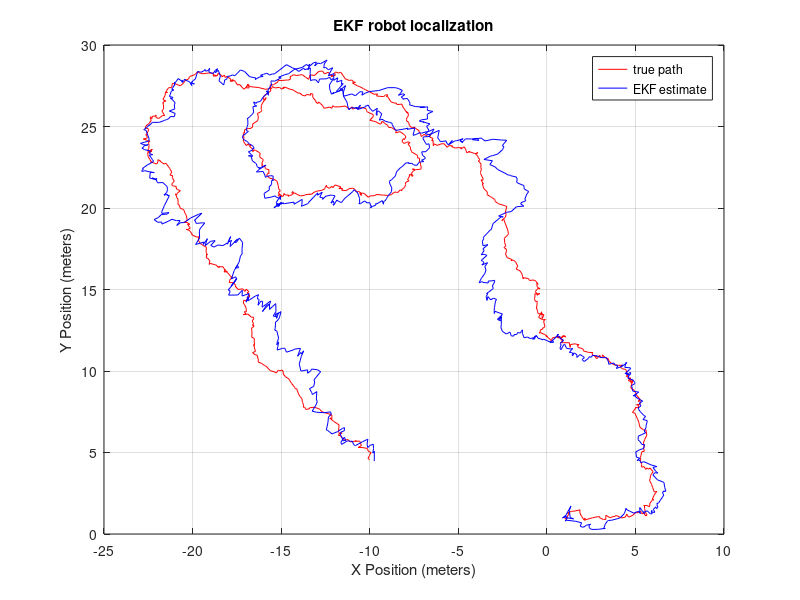

Source code (MATLAB):
%Extended matrix kalman filter v1.0
%BEE499 Ghirmai Spring 2026

%x is the true state. The actual position or value of the object that we
%cant see.
%y(n) is sensor noise. This is not a perfect value of the true value.
%xest is the filter's estimate with example physics formula and sensor noise
%p(n) is the prediction error. This means how much we trust the current
%estimate.
%k(n) kalman gain helps to offset the sensor to a more accurate value.

%this EKF is used for robot localization in 2 dimensions. 

clear; clc; close all;


%given values
N = 1000;      % amount of cycles to run in the simulation
T = 0.1;       % time step in seconds
v = 1.0;       % robot forward velocity (m/s)
w_turn = 0.1;  % robot turn rate (rad/s)

%given noise variances
var_pos = 0.01;   % process noise for X and Y
var_theta = 0.01; % process noise for heading
var_range = 0.5;  % sensor noise for distance
var_bear = 0.05;  % sensor noise for angle

%process noise matrix 3x3 
Q = [var_pos, 0, 0;
     0, var_pos, 0;
     0, 0, var_theta];

%measurment noise matrix 2x2
R = [var_range, 0;
     0, var_bear];

%3x3 identity matrix
I = eye(3); 

%true state vector [x-position; y-position; theta]
x = zeros(3, N);   
%Start at [1; 1] so we don't divide by zero in the Jacobian
x(:, 1) = [1; 
            1; 
            0];   

xest = zeros(3, N);    
xest(:, 1) = [1; 1; 0];

%initial uncertainty
P = eye(3) * 10; 

%sensor measurements [range; bearing]
y = zeros(2, N); 

%simulation loop
for n = 2:N
    
    %generate random noise for all 3 rows of the true state vector x.
    w_noise = [sqrt(var_pos)*randn; 
               sqrt(var_pos)*randn; 
               sqrt(var_theta)*randn];
    
    x(1, n) = x(1, n-1) + v * cos(x(3, n-1)) * T + w_noise(1);
    x(2, n) = x(2, n-1) + v * sin(x(3, n-1)) * T + w_noise(2);
    x(3, n) = x(3, n-1) + w_turn * T + w_noise(3);
    
    true_range = sqrt(x(1, n)^2 + x(2, n)^2);
    true_bearing = atan2(x(2, n), x(1, n));
    
    y(1, n) = true_range + sqrt(var_range) * randn;
    y(2, n) = true_bearing + sqrt(var_bear) * randn;
    
    %store previous estimates 
    px = xest(1, n-1);
    py = xest(2, n-1);
    theta = xest(3, n-1);
    
    %Step 1: prediction time update using non-linear physics
    xest(1, n) = px + (v * cos(theta) * T);
    xest(2, n) = py + (v * sin(theta) * T);
    xest(3, n) = theta + (w_turn * T);
    

    %NEW jacobian matrix of physics
    F = [1, 0, -v * sin(theta) * T;
         0, 1,  v * cos(theta) * T;
         0, 0,  1];
         
    %NEW jacobian matrix of sensor
    r2 = px^2 + py^2; 
    r = sqrt(r2);
    
    %NEW 
    H = [ px/r,    py/r,   0;
         -py/r2,   px/r2,  0];
         
    
    %update uncertainty using Jacobian F
    P = F * P * F' + Q;
    
    %expected sensor measurements
    h_x = [r; atan2(py, px)];
    
    %calculate Kalman Gain using Jacobian H
    K = (P * H') / (H * P * H' + R);
    
    %Step 2: measurement update (correction)
    xest(:, n) = xest(:, n) + K * (y(:, n) - h_x);
    
    %update our uncertainty
    P = (I - K * H) * P;
end

figure;
plot(x(1,:), x(2,:), 'r'); 
hold on;
plot(xest(1,:), xest(2,:), 'b');
grid on;
title('EKF robot localization');
xlabel('X Position (meters)');
ylabel('Y Position (meters)');
legend('true path', 'EKF estimate');
